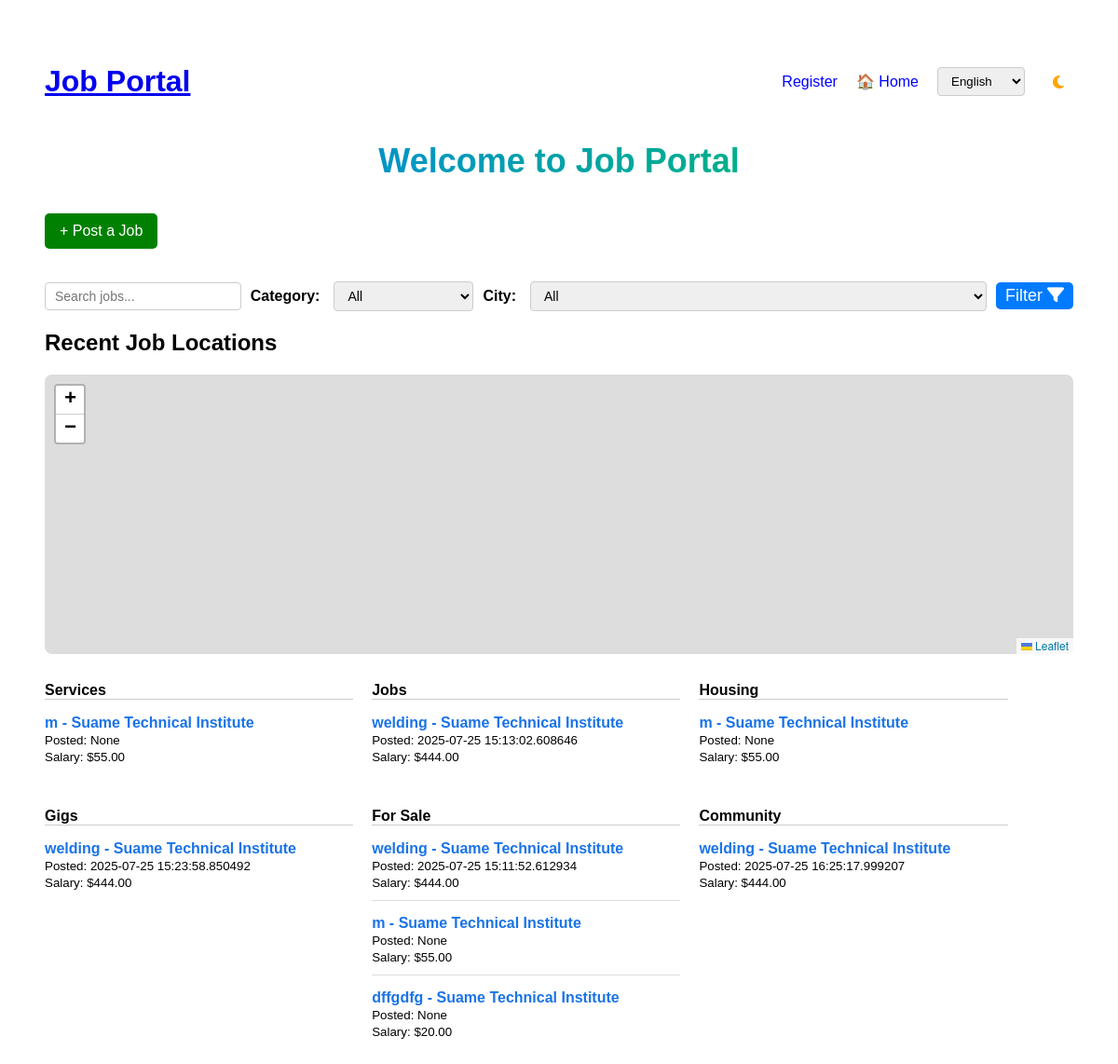
Before: / with the older database file.
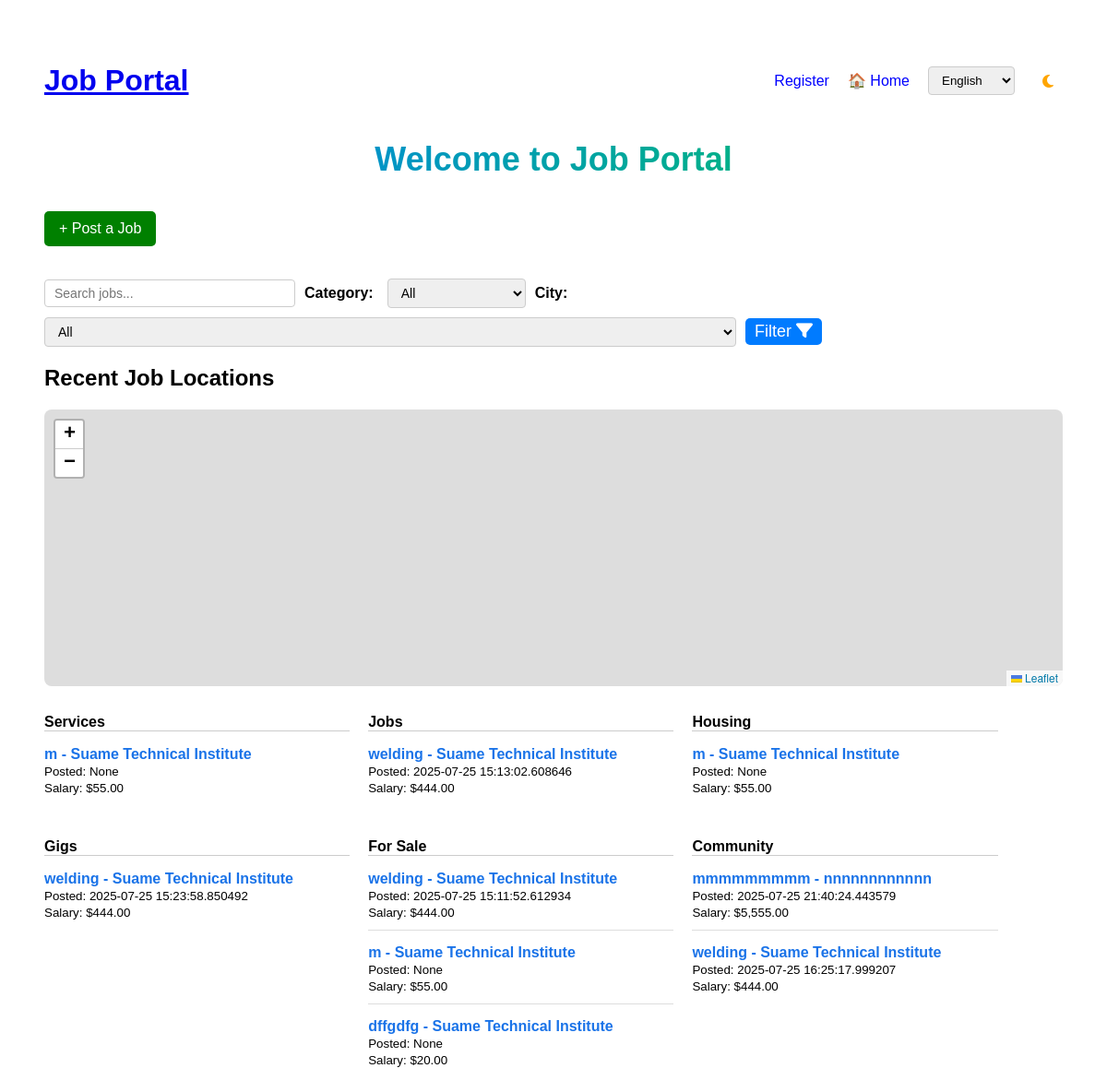
After: the same page with the newer database file.
### models.py (models this page shows)
class Job(db.Model):
    id = db.Column(db.Integer, primary_key=True)
    title = db.Column(db.String(120), nullable=False)
    company = db.Column(db.String(100), nullable=False)
    location = db.Column(db.String(100), nullable=False)
    salary = db.Column(db.Float, nullable=False)
    currency = db.Column(db.String(10), default='USD')
    category = db.Column(db.String(100), nullable=False)
    description = db.Column(db.Text, nullable=False)
    dark_mode = db.Column(db.Boolean, default=False)
    theme = db.Column(db.String(10), default='light')
    latitude = db.Column(db.Float)
    longitude = db.Column(db.Float)
    posted_time = db.Column(db.DateTime, default=datetime.utcnow)
    user_id = db.Column(db.Integer, db.ForeignKey('user.id'), nullable=False)
    applications = db.relationship('Application', backref='job', lazy=True)

### app.py (the view)
@app.route('/')
def home():
    search_query = request.args.get('search')
    selected_category = request.args.get('category')
    categories = ['Services', 'Jobs', 'Housing', 'Gigs', 'For Sale', 'Community']
    query = Job.query.order_by(Job.id.desc())
    if search_query:
        query = query.filter(
            Job.title.ilike(f'%{search_query}%') | Job.company.ilike(f'%{search_query}%')
        )
    if selected_category:
        query = query.filter(Job.category == selected_category)
    jobs = query.all()
    user = User.query.get(session['user_id']) if 'user_id' in session else None
    return render_template(
        'index.html',
        jobs=jobs,
        categories=categories,
        selected_category=selected_category,
        user=user
    )

### app.py (called while the page is built)
@app.context_processor
def inject_languages():
    return dict(LANGUAGES=app.config['LANGUAGES'])

### templates/index.html (shortened to what this page needs)
<!DOCTYPE html>
<html>
<head>
</head>
<body>
</body>
</html>
    <link rel="stylesheet" href="https://cdnjs.cloudflare.com/ajax/libs/font-awesome/6.4.0/css/all.min.css">
    <link rel="stylesheet" href="https://unpkg.com/leaflet@1.9.4/dist/leaflet.css" />
<link rel="stylesheet" href="https://unpkg.com/leaflet.markercluster/dist/MarkerCluster.css" />
<link rel="stylesheet" href="https://unpkg.com/leaflet.markercluster/dist/MarkerCluster.Default.css" />
{% extends "base.html" %}
{% block content %}
<div class="home-top">
    <h1 class="welcome-title">{{ _('Welcome to Job Portal') }}</h1>
    <a href="{{ url_for('post_job') }}" class="post-job-button">
        + {{ _('Post a Job') }}
    </a>
</div>
<div class="filter-group">
    <input type="text" id="searchInput" placeholder="{{ _('Search jobs...') }}" />
    <label for="categoryFilter">{{ _('Category:') }}</label>
    <select id="categoryFilter">
        <option value="">{{ _('All') }}</option>
    </select>
    <label for="locationFilter">{{ _('City:') }}</label>
    <select id="locationFilter">
        <option value="">{{ _('All') }}</option>
    </select>
    <button type="button" id="applyFilters" class="filter-button">
        {{ _('Filter') }} <i class="fas fa-filter"></i>
    </button>
</div>
<h2>{{ _('Recent Job Locations') }}</h2>
<div id="job-map"></div>
<div class="container">
    {% for cat in categories %}
        <div class="column">
            <div class="category">{{ cat }}</div>
            <ul>
                {% for job in jobs if job.category == cat %}
                    <li>
                        <a href="{{ url_for('job_detail', job_id=job.id) }}">
                            {{ job.title }} - {{ job.company }}
                        </a><br>
                        <small>{{ _('Posted:') }} {{ job.posted_time }}</small><br>
                        <small>{{ _('Salary:') }} ${{ "{:,.2f}".format(job.salary) }}</small>
                    </li>
                {% endfor %}
            </ul>
        </div>
    {% endfor %}
</div>
{% endblock %}

### templates/base.html (shortened to what this page needs)
<!DOCTYPE html>
<html lang="en">
<head>
    <link rel="stylesheet" href="{{ url_for('static', filename='style.css') }}">
</head>
<body>
    <header>
        <div>
            <h1><a href="{{ url_for('home') }}">{{ _('Job Portal') }}</a></h1>
        </div>
        <nav style="display: flex; align-items: center; gap: 10px; flex-wrap: wrap;">
            {% if user %}
                <span>Welcome, {{ user.username }}!</span>
                <a href="{{ url_for('profile') }}">{{ _('My Profile')}} </a>
                <a href="{{ url_for('post_job') }}">{{ _('Post Job')}} </a>
                <a href="{{ url_for('logout') }}">{{ _('Logout')}} </a>
            {% else %}
                {% if request.endpoint != 'register' %}
                    <a href="{{ url_for('register') }}">{{ _('Register') }}</a>
                {% endif %}
                {% if request.endpoint != 'login' %}
                <a href="{{ request.args.get('next') or url_for('home') }}">🏠 Home</a>
                {% endif %}
            {% endif %}
<form style="display:inline;">
    <select onchange="location.href='{{ url_for('set_language', lang_code='') }}' + this.value">
        {% for code, name in LANGUAGES.items() %}
            <option value="{{ code }}" {% if code == get_locale() %}selected{% endif %}>
                {{ name }}
            </option>
        {% endfor %}
    </select>
</form>
            <button id="darkModeToggle" title="Toggle Dark Mode" style="margin-left: auto;">
                <i class="fas fa-moon"></i>
            </button>
        </nav>
    </header>
    <main class="container-fluid mt-4">
        <div class="row justify-content-center">
          <div class="col-12 col-md-10 col-lg-8">
            {% block content %}{% endblock %}
          </div>
        </div>
      </main>
</body>
</html>

### static/style.css (style rules this page uses)
input, button { padding: 10px; font-size: 1em; width: 100%; border: 1px solid #ccc; border-radius: 5px; }
button { background-color: #007bff; color: white; border: none; cursor: pointer; }

### templates/index.html (style rules this page uses)
html { font-family: Arial; padding: 20px; background-color: #ffffff; color: #000; transition: background-color 0.3s, color 0.3s; }
#job-map { width: 100%; height: 300px; border-radius: 8px; overflow: hidden; margin-bottom: 30px; }
.container { display: flex; gap: 20px; flex-wrap: wrap; }
.column { width: 30%; }
.category { font-weight: bold; margin-bottom: 10px; border-bottom: 1px solid #ccc; }
ul { list-style: none; padding: 0; }
li a { text-decoration: none; color: blue; }
.post-job-button { display: inline-block; background-color: green; color: white; padding: 10px 16px; border-radius: 5px; text-decoration: none; margin: 10px 0 15px 0; }
form input[type="text"], form select { padding: 6px 10px; margin-right: 10px; border-radius: 4px; border: 1px solid #ccc; }
.welcome-title { text-align: center; font-size: 36px; font-weight: bold; margin-bottom: 25px; background: linear-gradient(90deg, #007bff, #00c851); -webkit-background-clip: text; -webkit-text-fill-color: transparent; animation: fadeIn 1.2s ease-in; }
.filter-button { width: auto; padding: 4px 10px; font-size: 18px; white-space: nowrap; }
.filter-group { display: flex; align-items: center; gap: 10px; flex-wrap: wrap; margin: 20px 0; }
.filter-group label { margin-right: 5px; font-weight: 600; }
.filter-group input[type="text"], .filter-group select { padding: 6px 10px; border-radius: 4px; border: 1px solid #ccc; min-width: 150px; font-size: 14px; }
.filter-group input[type="text"] { max-width: 250px; flex: 1; }
.container li { margin-bottom: 15px; padding-bottom: 10px; border-bottom: 1px solid #ddd; list-style-type: none; }
.container ul li:last-child { border-bottom: none; }
.container li a { font-weight: bold; color: #1a73e8; text-decoration: none; }

### templates/base.html (style rules this page uses)
body { font-family: Arial, sans-serif; padding: 20px; background-color: var(--bg); color: var(--text); transition: background 0.3s, color 0.3s; }
:root { --bg: #fff; --text: #000; }
nav { display: flex; align-items: center; gap: 10px; flex-wrap: wrap; margin-left: auto; }
#darkModeToggle i { color: orange; font-size: 18px; }
header { margin-bottom: 20px; display: flex; justify-content: space-between; align-items: center; flex-wrap: wrap; }
nav a { margin-right: 10px; text-decoration: none; color: blue; }
#darkModeToggle { background: none; border: none; cursor: pointer; padding: 4px; font-size: 1em; line-height: 1; display: inline-flex; align-items: center; justify-content: center; width: 32px; height: 32px; }
#darkModeToggle i { color: orange; font-size: 1em; }

Changed rows visible on the page:
added Job: title "mmmmmmmmm", company "nnnnnnnnnnnn", posted_time "2025-07-25 21:40:24.443579", salary "5,555.00", shown under "Community"
